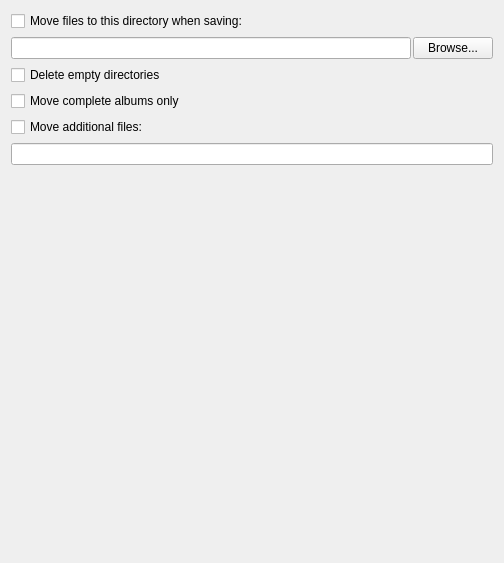
<ui version="4.0" >
 <class>MovingOptionsPage</class>
 <widget class="QWidget" name="MovingOptionsPage" >
  <property name="geometry" >
   <rect>
    <x>0</x>
    <y>0</y>
    <width>504</width>
    <height>563</height>
   </rect>
  </property>
  <layout class="QGridLayout" >
   <item row="9" column="0" >
    <spacer>
     <property name="orientation" >
      <enum>Qt::Vertical</enum>
     </property>
     <property name="sizeHint" stdset="0" >
      <size>
       <width>378</width>
       <height>16</height>
      </size>
     </property>
    </spacer>
   </item>
   <item row="6" column="0" >
    <widget class="QLineEdit" name="move_additional_files_pattern" />
   </item>
   <item row="5" column="0" >
    <widget class="QCheckBox" name="move_additional_files" >
     <property name="text" >
      <string>Move additional files:</string>
     </property>
    </widget>
   </item>
   <item row="2" column="0" >
    <layout class="QHBoxLayout" >
     <property name="spacing" >
      <number>2</number>
     </property>
     <property name="margin" >
      <number>0</number>
     </property>
     <item>
      <widget class="QLineEdit" name="move_files_to" />
     </item>
     <item>
      <widget class="QPushButton" name="move_files_to_browse" >
       <property name="text" >
        <string>Browse...</string>
       </property>
      </widget>
     </item>
    </layout>
   </item>
   <item row="3" column="0" >
    <widget class="QCheckBox" name="delete_empty_dirs" >
     <property name="text" >
      <string>Delete empty directories</string>
     </property>
    </widget>
   </item>
   <item row="1" column="0" >
    <widget class="QCheckBox" name="move_files" >
     <property name="sizePolicy" >
      <sizepolicy vsizetype="Fixed" hsizetype="Fixed" >
       <horstretch>0</horstretch>
       <verstretch>0</verstretch>
      </sizepolicy>
     </property>
     <property name="text" >
      <string>Move files to this directory when saving:</string>
     </property>
    </widget>
   </item>
   <item row="4" column="0">
    <widget class="QCheckBox" name="move_complete_albums_only">
     <property name="text">
      <string>Move complete albums only</string>
     </property>
    </widget>
   </item>
  </layout>
 </widget>
 <tabstops>
  <tabstop>move_files</tabstop>
  <tabstop>move_files_to</tabstop>
  <tabstop>move_files_to_browse</tabstop>
  <tabstop>delete_empty_dirs</tabstop>
  <tabstop>move_complete_albums_only</tabstop>
  <tabstop>move_additional_files</tabstop>
  <tabstop>move_additional_files_pattern</tabstop>
 </tabstops>
 <resources/>
 <connections/>
</ui>
